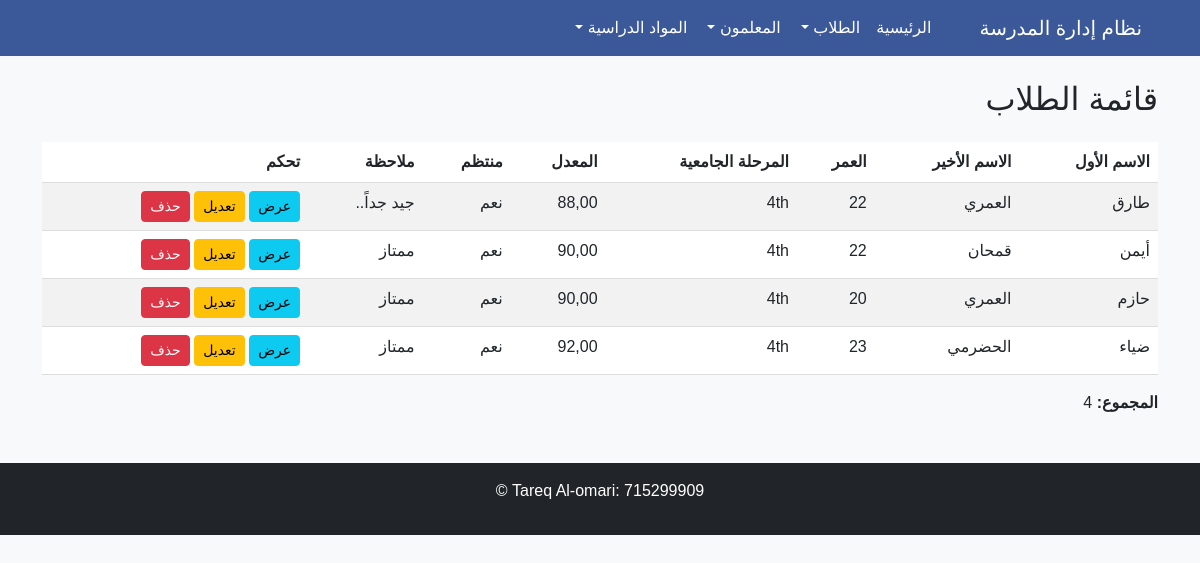
Page /all/ on the committed database.
### students/models.py (models this page shows, shortened)
class Student(models.Model):
    f_name = models.CharField(max_length=50, verbose_name="الاسم الأول")
    l_name = models.CharField(max_length=50, verbose_name="الاسم الأخير")
    age = models.IntegerField(verbose_name="العمر")
    level = models.CharField(max_length=10, verbose_name="المرحلة الجامعية")
    gpa = models.DecimalField(max_digits=4, decimal_places=2, verbose_name="المعدل")
    status = models.BooleanField(default=True, verbose_name="منتظم")
    report = models.TextField(blank=True, null=True, verbose_name="ملاحظة")
    class Meta:
        verbose_name = "طالب"
        verbose_name_plural = "الطلاب"

### students/views.py (the view)
# urls.py: path('all/', views.read, name='students'),
def read(request):
    students = Student.objects.all()
    students_count = students.count()
    return render(request, 'allStudents.html', {
        'students': students,
        'students_count': students_count
    })

### templates/allStudents.html
{% extends 'base.html' %}
{% block content %}
<h2 class="mb-4">قائمة الطلاب</h2>
<table class="table table-striped">
    <thead>
        <tr>
            <th>الاسم الأول</th>
            <th>الاسم الأخير</th>
            <th>العمر</th>
            <th>المرحلة الجامعية</th>
            <th>المعدل</th>
            <th>منتظم</th>
            <th>ملاحظة</th>
            <th>تحكم</th>
        </tr>
    </thead>
    <tbody>
        {% for student in students %}
        <tr>
            <td>{{ student.f_name }}</td>
            <td>{{ student.l_name }}</td>
            <td>{{ student.age }}</td>
            <td>{{ student.level }}</td>
            <td>{{ student.gpa }}</td>
            <td>{% if student.status %} نعم {% else %} لا {% endif %}</td>
            <td>{{ student.report|default:"-" }}</td>
            <td>
                <a href="{% url 'student:student_one' student.id %}" class="btn btn-sm btn-info">عرض</a>
                <a href="{% url 'student:edit' student.id %}" class="btn btn-sm btn-warning">تعديل</a>
                <a href="{% url 'student:delete' student.id %}" class="btn btn-sm btn-danger" onclick="return confirm('هل أنت متأكد من الحذف؟')">حذف</a>
            </td>
        </tr>
        {% endfor %}
    </tbody>
</table>
<p class="mt-3"><strong>المجموع:</strong> {{ students_count }}</p>
{% endblock %}

### templates/base.html (shortened to what this page needs)
<!DOCTYPE html>
<html lang="ar" dir="rtl">
<head>
    <link href="https://cdn.jsdelivr.net/npm/bootstrap@5.3.0/dist/css/bootstrap.min.css" rel="stylesheet">
</head>
<body>
<nav class="navbar navbar-expand-lg navbar-dark">
    <div class="container">
        <a class="navbar-brand" href="{% url 'student:home' %}">نظام إدارة المدرسة</a>
        <div class="collapse navbar-collapse" id="navbarNav">
            <ul class="navbar-nav">
                <li class="nav-item">
                    <a class="nav-link" href="{% url 'student:home' %}">الرئيسية</a>
                </li>
                <li class="nav-item dropdown">
                    <a class="nav-link dropdown-toggle" href="#" id="studentsDropdown" role="button" data-bs-toggle="dropdown">
                        الطلاب
                    </a>
                </li>
                <li class="nav-item dropdown">
                    <a class="nav-link dropdown-toggle" href="#" id="teachersDropdown" role="button" data-bs-toggle="dropdown">
                        المعلمون
                    </a>
                </li>
                <li class="nav-item dropdown">
                    <a class="nav-link dropdown-toggle" href="#" id="coursesDropdown" role="button" data-bs-toggle="dropdown">
                        المواد الدراسية
                    </a>
                </li>
            </ul>
        </div>
    </div>
</nav>
    <div class="container mt-4">
        {% block content %}
        {% endblock %}
    </div>
    <footer class="bg-dark text-white text-center py-3 mt-5">
        <p>Tareq Al-omari: 715299909 ©</p>
    </footer>
</body>
</html>

### templates/base.html (style rules this page uses)
body { font-family: 'Arial', sans-serif; background-color: #f8f9fa; }
.navbar { background-color: #3b5998; }
.navbar-brand, .nav-link { color: white !important; }
table { width: 100%; border-collapse: collapse; }
th, td { padding: 12px; text-align: right; border-bottom: 1px solid #ddd; }
th { background-color: #4a69bd; color: white; }

### rows in the picture
Student: f_name "طارق", l_name "العمري", age "22", level "4th", gpa "88,00", status "نعم", report "جيد جداً.."
Student: f_name "أيمن", l_name "قمحان", age "22", level "4th", gpa "90,00", status "نعم", report "ممتاز"
Student: f_name "حازم", l_name "العمري", age "20", level "4th", gpa "90,00", status "نعم", report "ممتاز"
Student: f_name "ضياء", l_name "الحضرمي", age "23", level "4th", gpa "92,00", status "نعم", report "ممتاز"

### other values in the picture
{{ students_count }} "4"
